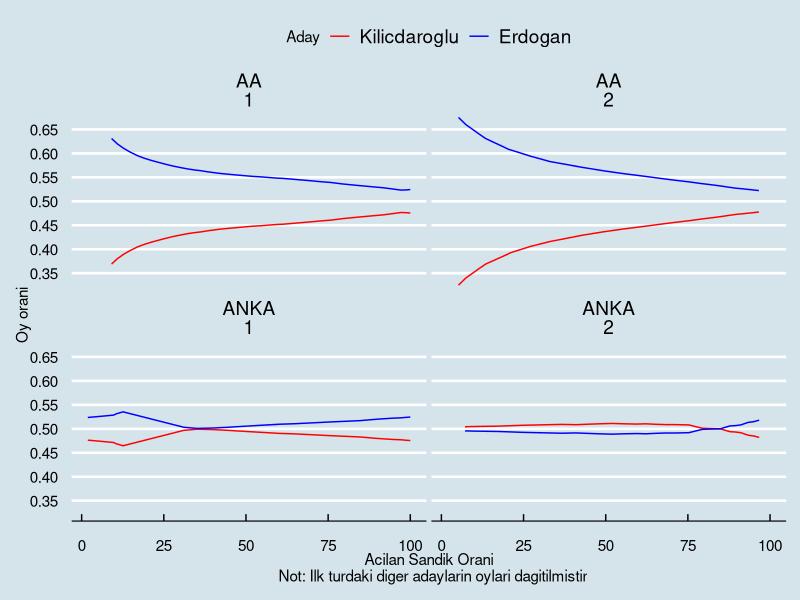
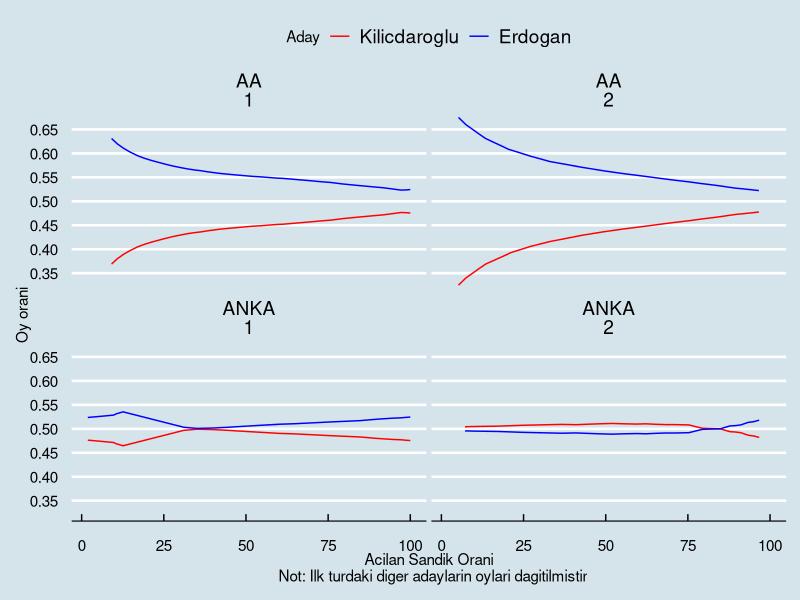

Reproduce these figures in R, in order.
## ---- chunk 1
library(ggplot2)
library(tidyverse)
library(ggthemes)
library(magrittr)
## ---- chunk 2
df <- read.csv("data/AA_vs_ANKA.csv")

df %<>% mutate(rte2 = RTE/(RTE+KK),
               kk2 = KK/(RTE+KK)) %>%
  select(-RTE, -KK)

df2 <- tibble::tribble(
  ~Ajans, ~Sandik, ~rte2, ~kk2, ~tur,
  "AA", 5.2, 0.675, 0.325, 2,
  "AA", 7.43, 0.6601, 0.3399, 2,
  "AA", 11.46, 0.6404, 0.3596, 2,
  "AA", 13.48, 0.6309, 0.3691, 2,
  "AA", 20.6, 0.608, 0.391, 2,
  "AA", 20.85, 0.6077, 0.3923, 2,
  "AA", 27.02, 0.5943, 0.4057, 2,
  "AA", 33, 0.583, 0.416, 2,
  "ANKA", 7.19, 0.4957, 0.5043, 2,
  "ANKA", 9.19, 0.4953, 0.5047, 2,
  "ANKA", 17.44, 0.4944, 0.5056, 2,
  "ANKA", 24.81, 0.4926, 0.5074, 2,
  "ANKA", 36.6, 0.4908, 0.5092, 2,
  "AA", 42.78, 0.5709, 0.4291, 2,
  "ANKA", 41, 0.4914, 0.5086, 2,
  "ANKA", 44.6, 0.4904, 0.5096, 2,
  "ANKA", 48.4, 0.4895, 0.5105, 2,
  "AA", 49.39, 0.5636, 0.4364, 2,
  "ANKA", 51.8, 0.4888, 0.5112, 2,
  "AA", 55.1, 0.558, 0.442, 2,
  "ANKA", 55.7, 0.4896, 0.5104, 2,
  "AA", 61.38, 0.5526, 0.4474, 2,
  "ANKA", 59.5, 0.4901, 0.5099, 2,
  "ANKA", 62.2, 0.4896, 0.5104, 2,
  "AA", 66.65, 0.5478, 0.4522, 2,
  "ANKA", 65.7, 0.4907, 0.5093, 2,
  "ANKA", 68.7, 0.4913, 0.5087, 2,
  "ANKA", 70.9, 0.4912, 0.5088, 2,
  "AA", 71.4, 0.5437, 0.4563, 2,
  "AA", 75.6, 0.5403, 0.4597, 2,
  "ANKA", 75.3, 0.4919, 0.5081, 2,
  "ANKA", 79.3, 0.4987, 0.5013, 2,
  "AA", 79.09, 0.537, 0.463, 2,
  "ANKA", 81.2, 0.4993, 0.5007, 2,
  "AA", 82.64, 0.5341, 0.4659, 2,
  "ANKA", 83.9, 0.4999, 0.5001, 2,
  "AA", 85.45, 0.5315, 0.4685, 2,
  "ANKA", 84.8, 0.5, 0.5, 2,
  "ANKA", 87.8, 0.506, 0.494, 2,
  "AA", 87.55, 0.5293, 0.4707, 2,
  "ANKA", 89.5, 0.5067, 0.4933, 2,
  "AA", 89.8, 0.5272, 0.4728, 2,
  "AA", 91.6, 0.5261, 0.4739, 2,
  "ANKA", 91.1, 0.5081, 0.4919, 2,
  "AA", 93, 0.525, 0.475, 2,
  "ANKA", 93.4, 0.5135, 0.4865, 2,
  "AA", 94.1, 0.5243, 0.4757, 2,
  "ANKA", 94.3, 0.5142, 0.4858, 2,
  "ANKA", 95.1, 0.515, 0.485, 2,
  "AA", 95.24, 0.5234, 0.4766, 2,
  "AA", 96.6, 0.5224, 0.4776, 2,
  "ANKA", 96.7, 0.518, 0.482, 2
)

df_new <- rbind(df, df2)


number_ticks <- function(n) {function(limits) pretty(limits, n)}

df_new %>% 
  ggplot(aes(x = Sandik)) +
  geom_line(aes(y = kk2, color = "kk2"), linetype = "solid") +
  geom_line(aes(y = rte2, color = "rte2"), linetype = "solid") +
  #scale_y_continuous(breaks = number_ticks(10)) +
  scale_y_continuous(breaks = scales::pretty_breaks(n = 6)) +
  #geom_text(aes(y = rte2, label = rte2), hjust = -0.2, vjust = -0.5, color = "blue") +
  #geom_text(aes(y = kk2, label = kk2), hjust = -0.2, vjust = 1, color = "red") +
  facet_wrap(vars(Ajans, tur)) +
  labs(x = "Acilan Sandik Orani
  Not: Ilk turdaki diger adaylarin oylari dagitilmistir", y = "Oy orani", color = "Legend title") +
  scale_color_manual(values = c("kk2" = "red", "rte2" = "blue"),
                     labels = c("Kilicdaroglu", "Erdogan"),
                     name = "Aday") +
  theme(legend.position="bottom")  +
  theme_economist()

ggsave("live results/2.tur v.10.jpg", dpi = 300)
